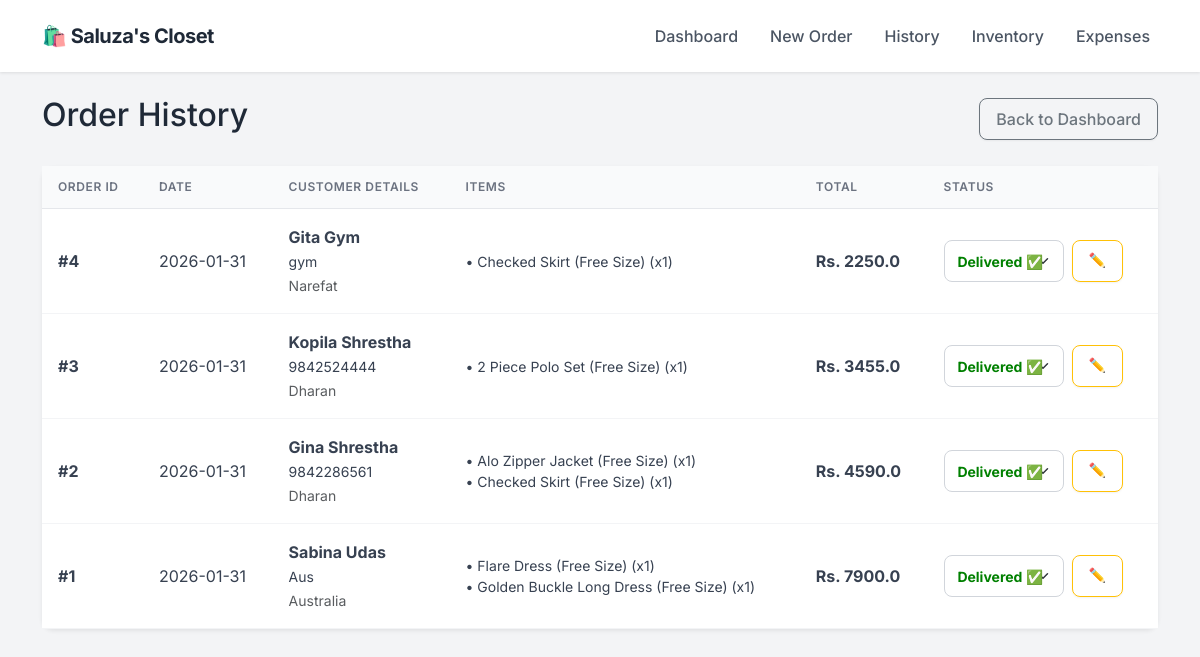
The page /orders on the database as committed earlier.
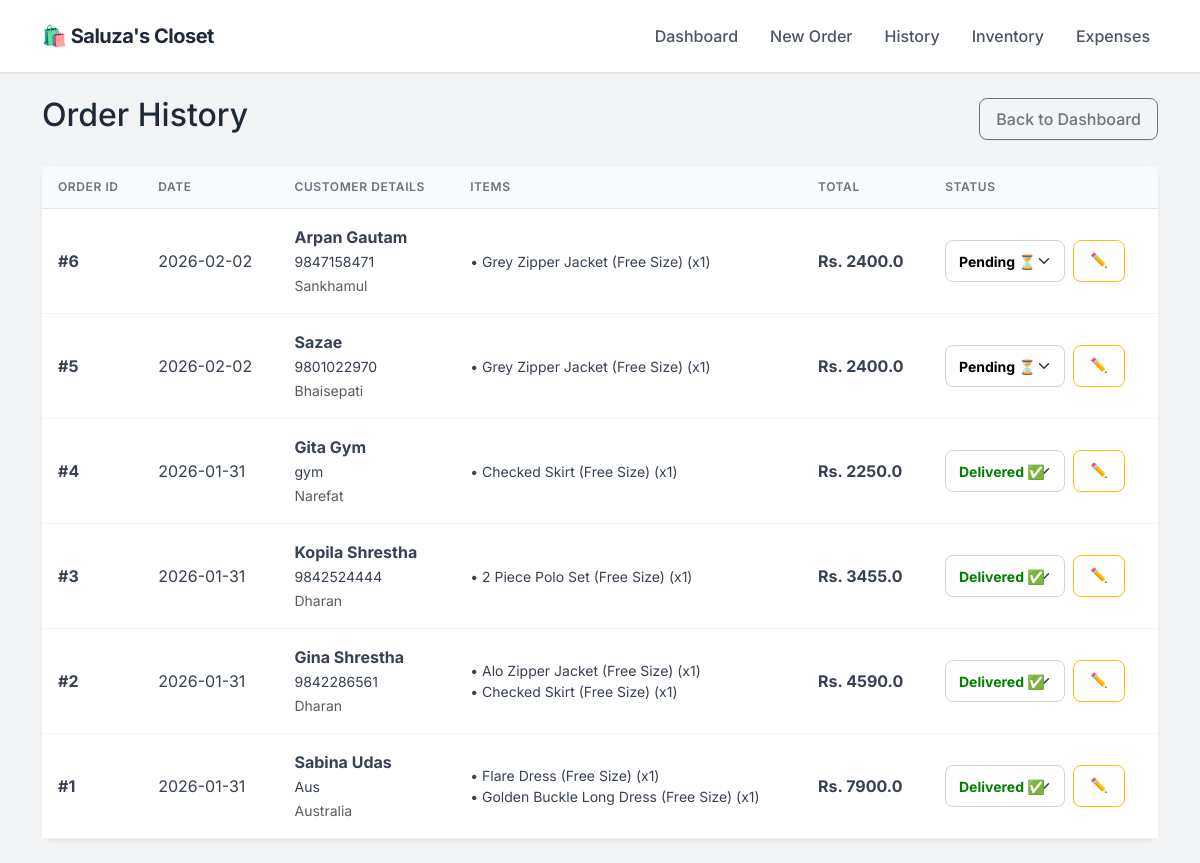
The same page on the database as committed later.
### app.py (models this page shows)
class Order(db.Model):
    id = db.Column(db.Integer, primary_key=True)
    customer_name = db.Column(db.String(100), nullable=False)
    phone = db.Column(db.String(20), nullable=False)
    address = db.Column(db.String(200), nullable=True)
    date = db.Column(db.DateTime, default=datetime.utcnow)
    total_amount = db.Column(db.Float, default=0.0)
    profit = db.Column(db.Float, default=0.0)
    status = db.Column(db.String(20), default='Pending')
    items = db.relationship('OrderItem', backref='order', lazy=True)

class OrderItem(db.Model):
    id = db.Column(db.Integer, primary_key=True)
    order_id = db.Column(db.Integer, db.ForeignKey('order.id'), nullable=False)
    product_id = db.Column(db.Integer, db.ForeignKey('product.id'), nullable=False)
    quantity = db.Column(db.Integer, nullable=False)
    discount = db.Column(db.Float, default=0.0)
    subtotal = db.Column(db.Float, nullable=False)
    product_name = db.Column(db.String(100))

### app.py (the view)
@app.route('/orders')
def order_history():
    all_orders = Order.query.order_by(Order.date.desc()).all()
    return render_template('orders.html', orders=all_orders)

### templates/orders.html (shortened to what this page needs)
{% extends "layout.html" %}
{% block content %}
<div class="d-flex justify-content-between align-items-center mb-4">
    <h2>Order History</h2>
    <a href="/" class="btn btn-outline-secondary">Back to Dashboard</a>
</div>
<div class="card shadow-sm">
    <div class="card-body p-0">
        <table class="table table-hover mb-0 align-middle">
            <thead class="table-light">
                <tr>
                    <th>Order ID</th>
                    <th>Date</th>
                    <th>Customer Details</th>
                    <th>Items</th>
                    <th>Total</th>
                    <th>Status</th>
                </tr>
            </thead>
            <tbody>
                {% for order in orders %}
                <tr>
                    <td><strong>#{{ order.id }}</strong></td>
                    <td>{{ order.date.strftime('%Y-%m-%d') }}</td>
                    <td>
                        <strong>{{ order.customer_name }}</strong><br>
                        <small>{{ order.phone }}</small><br>
                        <small class="text-muted">{{ order.address }}</small>
                    </td>
                    <td>
                        <ul class="list-unstyled mb-0 small">
                        {% for item in order.items %}
                            <li>• {{ item.product_name }} (x{{ item.quantity }})</li>
                        {% endfor %}
                        </ul>
                    </td>
                    <td><strong>Rs. {{ order.total_amount }}</strong></td>
                    <td>
                        <div class="d-flex gap-2">
                            <form action="/update_status/{{ order.id }}" method="POST">
                                <select name="status" class="form-select form-select-sm"
                                        style="width: 120px; font-weight: bold;
                                        color: {{ 'green' if order.status == 'Delivered' else ('blue' if order.status == 'Shipped' else 'black') }}"
                                        onchange="this.form.submit()"> <option value="Pending" {% if order.status == 'Pending' %}selected{% endif %}>Pending ⏳</option>
                                    <option value="Delivered" {% if order.status == 'Delivered' %}selected{% endif %}>Delivered ✅</option>
                                </select>
                            </form>
                            <a href="/edit_order/{{ order.id }}" class="btn btn-sm btn-outline-warning">✏️</a>
                        </div>
                    </td>
                </tr>
                {% endfor %}
            </tbody>
        </table>
    </div>
</div>
{% endblock %}

### templates/layout.html (shortened to what this page needs)
<!DOCTYPE html>
<html lang="en">
<head>
    <link href="https://cdn.jsdelivr.net/npm/bootstrap@5.3.0/dist/css/bootstrap.min.css" rel="stylesheet">
</head>
<body>
    <nav class="navbar navbar-expand-lg sticky-top">
        <div class="container">
            <a class="navbar-brand" href="/">
                🛍️ Saluza's Closet
            </a>
            <div class="collapse navbar-collapse" id="navbarNav">
                <ul class="navbar-nav ms-auto">
                    <li class="nav-item"><a class="nav-link" href="/">Dashboard</a></li>
                    <li class="nav-item"><a class="nav-link" href="/new_order">New Order</a></li>
                    <li class="nav-item"><a class="nav-link" href="/orders">History</a></li>
                    <li class="nav-item"><a class="nav-link" href="/inventory">Inventory</a></li>
                    <li class="nav-item"><a class="nav-link" href="/expenses">Expenses</a></li>
                </ul>
            </div>
        </div>
    </nav>
    <div class="container py-4">
        {% block content %}{% endblock %}
    </div>
</body>
</html>

### templates/layout.html (style rules this page uses)
:root { --primary-color: #2563eb; --bg-color: #f3f4f6; --text-dark: #1f2937; --card-shadow: 0 4px 6px -1px rgba(0, 0, 0, 0.1), 0 2px 4px -1px rgba(0, 0, 0, 0.06); }
body { font-family: 'Inter', sans-serif; background-color: var(--bg-color); color: var(--text-dark); }
.navbar { background-color: #ffffff; box-shadow: 0 1px 3px rgba(0,0,0,0.1); padding: 1rem 0; }
.navbar-brand { font-weight: 700; color: var(--text-dark) !important; font-size: 1.25rem; letter-spacing: -0.5px; }
.nav-link { color: #4b5563 !important; font-weight: 500; margin-left: 1rem; transition: color 0.2s; }
.card { border: none; border-radius: 12px; box-shadow: var(--card-shadow); background: #ffffff; transition: transform 0.2s; }
.btn { border-radius: 8px; font-weight: 500; padding: 0.5rem 1rem; box-shadow: 0 1px 2px 0 rgba(0, 0, 0, 0.05); }
.table { margin-bottom: 0; }
.table thead th { background-color: #f9fafb; color: #6b7280; font-size: 0.75rem; text-transform: uppercase; letter-spacing: 0.05em; font-weight: 600; border-bottom: 1px solid #e5e7eb; padding: 0.75rem 1rem; }
.table tbody td { padding: 1rem 1rem; vertical-align: middle; color: #374151; border-bottom: 1px solid #f3f4f6; }
.form-control, .form-select { border-radius: 8px; border: 1px solid #d1d5db; padding: 0.6rem 0.8rem; }

Rows that differ between the two databases and show on the page:
added Order: id "6", date "2026-02-02", customer_name "Arpan Gautam", phone "9847158471", address "Sankhamul", total_amount "2400.0", status "Pending ⏳"
added OrderItem: product_name "Grey Zipper Jacket (Free Size)", quantity "1", shown under "6"
added Order: id "5", date "2026-02-02", customer_name "Sazae", phone "9801022970", address "Bhaisepati", total_amount "2400.0", status "Pending ⏳"
added OrderItem: product_name "Grey Zipper Jacket (Free Size)", quantity "1", shown under "5"
